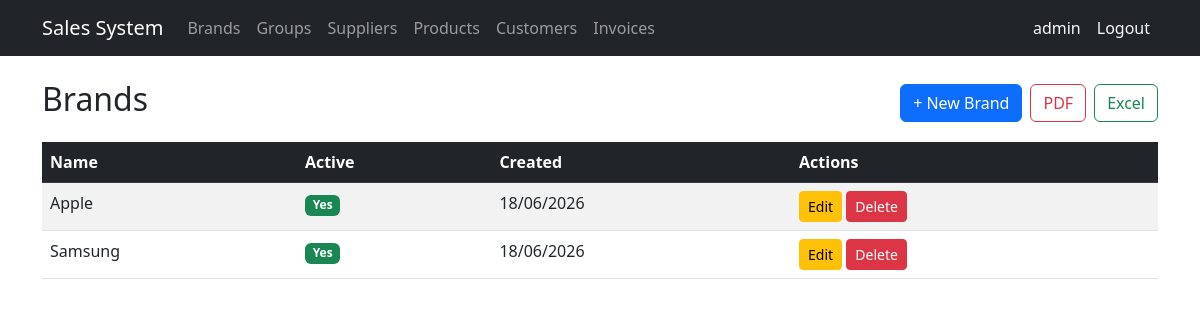
The page /brands/ (signed in) on the database its author committed.
### billing/models.py (models this page shows, shortened)
class Brand(models.Model):
    name = models.CharField(max_length=100, unique=True, verbose_name='Brand Name')
    description = models.TextField(blank=True, null=True)
    is_active = models.BooleanField(default=True)
    created_at = models.DateTimeField(auto_now_add=True)
    updated_at = models.DateTimeField(auto_now=True)
    class Meta:
        verbose_name = 'Brand'
        verbose_name_plural = 'Brands'
        ordering = ['name']

### billing/views.py (the view)
# urls.py: path('brands/', views.brand_list, name='brand_list'),
@login_required
@audit_action('LIST_BRANDS')
def brand_list(request):
    brands = Brand.objects.all()
    fmt = request.GET.get('format', '').lower()
    if fmt in ('pdf', 'excel'):
        from shared.exports import export_to_pdf, export_to_excel
        fn = export_to_pdf if fmt == 'pdf' else export_to_excel
        return fn(brands, _BRAND_COLUMNS, 'Brands')
    return render(request, 'billing/brand_list.html', {'brands': brands})

### billing/templates/billing/brand_list.html (shortened to what this page needs)
{% extends 'billing/base.html' %}
{% block content %}
<div class="d-flex justify-content-between align-items-center mb-3">
  <h2>Brands</h2>
  <div class="d-flex gap-2">
    <a href="{% url 'billing:brand_create' %}" class="btn btn-primary">+ New Brand</a>
    <a href="?format=pdf" class="btn btn-outline-danger">PDF</a>
    <a href="?format=excel" class="btn btn-outline-success">Excel</a>
  </div>
</div>
<table class="table table-striped table-hover">
  <thead class="table-dark">
    <tr><th>Name</th><th>Active</th><th>Created</th><th>Actions</th></tr>
  </thead>
  <tbody>
    {% for brand in brands %}
    <tr>
      <td>{{ brand.name }}</td>
      <td>
        {% if brand.is_active %}
          <span class="badge bg-success">Yes</span>
        {% else %}
          <span class="badge bg-danger">No</span>
        {% endif %}
      </td>
      <td>{{ brand.created_at|date:"d/m/Y" }}</td>
      <td>
        <a href="{% url 'billing:brand_update' brand.pk %}" class="btn btn-sm btn-warning">Edit</a>
        <a href="{% url 'billing:brand_delete' brand.pk %}" class="btn btn-sm btn-danger">Delete</a>
      </td>
    </tr>
    {% empty %}
    <tr><td colspan="4" class="text-center">No brands found.</td></tr>
    {% endfor %}
  </tbody>
</table>
{% endblock %}

### billing/templates/billing/base.html (shortened to what this page needs)
<!DOCTYPE html>
<html lang="es">
<head>
  <link href="https://cdn.jsdelivr.net/npm/bootstrap@5.3.0/dist/css/bootstrap.min.css" rel="stylesheet">
</head>
<body>
<nav class="navbar navbar-expand-lg navbar-dark bg-dark">
  <div class="container">
    <a class="navbar-brand" href="{% url 'billing:home' %}">Sales System</a>
    <div class="collapse navbar-collapse" id="nav">
      <ul class="navbar-nav me-auto">
        {% if user.is_authenticated %}
        <li class="nav-item"><a class="nav-link" href="{% url 'billing:brand_list' %}">Brands</a></li>
        <li class="nav-item"><a class="nav-link" href="{% url 'billing:productgroup_list' %}">Groups</a></li>
        <li class="nav-item"><a class="nav-link" href="{% url 'billing:supplier_list' %}">Suppliers</a></li>
        <li class="nav-item"><a class="nav-link" href="{% url 'billing:product_list' %}">Products</a></li>
        <li class="nav-item"><a class="nav-link" href="{% url 'billing:customer_list' %}">Customers</a></li>
        <li class="nav-item"><a class="nav-link" href="{% url 'billing:invoice_list' %}">Invoices</a></li>
        {% endif %}
      </ul>
      <ul class="navbar-nav">
        {% if user.is_authenticated %}
        <li class="nav-item"><span class="nav-link text-light">{{ user.username }}</span></li>
        <li class="nav-item">
            <form method="post" action="{% url 'logout' %}" class="d-inline">
                <button type="submit" class="nav-link btn btn-link text-light"
                        style="text-decoration:none;">Logout</button>
            </form>
        </li>
        {% else %}
        <li class="nav-item"><a class="nav-link" href="{% url 'login' %}">Login</a></li>
        <li class="nav-item"><a class="nav-link" href="{% url 'billing:signup' %}">Sign Up</a></li>
        {% endif %}
      </ul>
    </div>
  </div>
</nav>
<div class="container mt-4">
  {% block content %}{% endblock %}
</div>
</body>
</html>

### rows shown on the page
Brand: name "Apple", is_active "Yes", created_at "18/06/2026"
Brand: name "Samsung", is_active "Yes", created_at "18/06/2026"

### other values the page prints
{{ user.username }} "admin"
